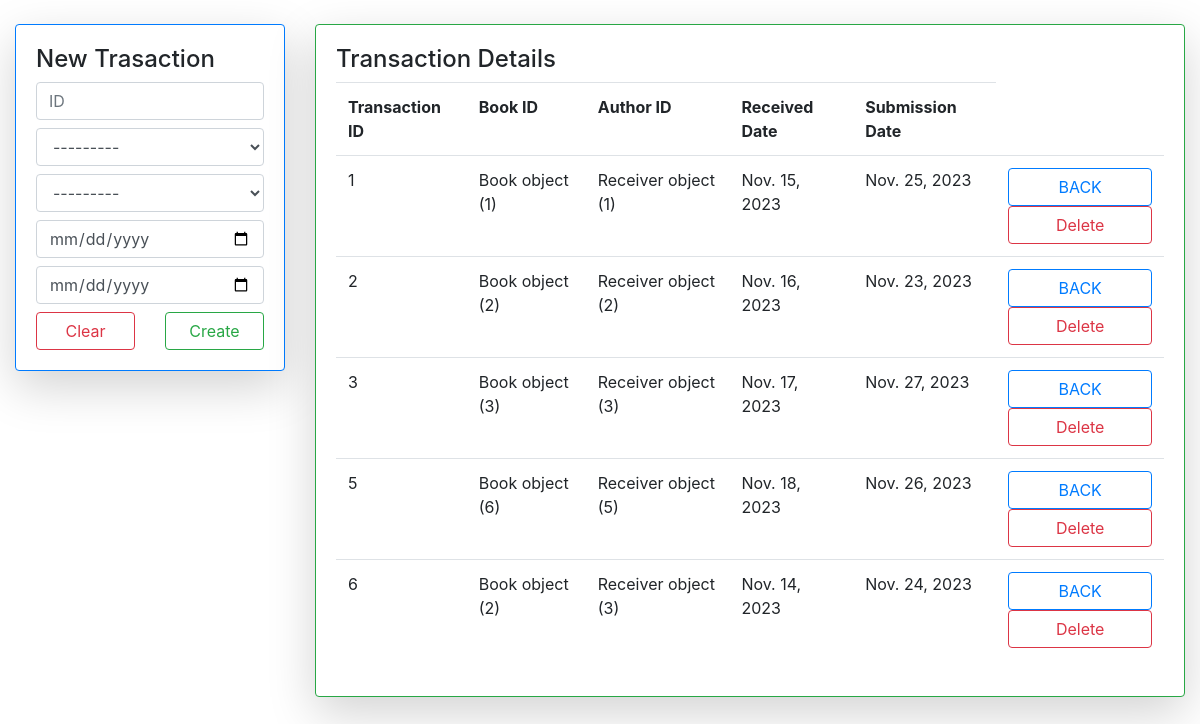
Page /t/ on the committed database.
### library/models.py (models this page shows)
class Book(models.Model):
	bookid=models.IntegerField(primary_key=True)
	title=models.CharField(max_length=300)
	isbn=models.CharField(max_length=20)
	year=models.DateField(null=True)
	size=models.IntegerField()
	authorid=models.ForeignKey(Author,on_delete=models.CASCADE)

class Receiver(models.Model):
	sid=models.IntegerField(primary_key=True)
	firstname=models.CharField(max_length=50)
	lastname=models.CharField(max_length=50)
	email=models.CharField(max_length=300)
	phonenumber=models.CharField(max_length=15)

class Transactionn(models.Model):
	transactionid=models.IntegerField(primary_key=True)
	bookid=models.ForeignKey(Book,on_delete=models.CASCADE)
	sid=models.ForeignKey(Receiver,on_delete=models.CASCADE)
	receiveddate=models.DateField(null=True)
	submissiondate=models.DateField(null=True)

### library/views.py (the view)
# urls.py: path('t/',views.transaction,name="trasaction"),
def transaction(request):
	a=Transactionn.objects.all()
	if request.method=="POST":
		n=Dform(request.POST)
		if n.is_valid():
			n.save()
			return redirect("trasaction")
	n=Dform()
	return render(request,"tnr/trasaction.html",{'k':n,'e':a})

### library/forms.py
class Dform(forms.ModelForm):
	class Meta:
		model=Transactionn
		fields=["transactionid","bookid","sid","receiveddate","submissiondate"]
		widgets={
		"transactionid":forms.NumberInput(
			attrs={"class":"form-control my-2","placeholder":"ID"
			}),
		"bookid":forms.Select(
			attrs={"class":"form-control my-2","placeholder":"Bookid"
			}),
		"sid":forms.Select(
			attrs={"class":"form-control my-2","placeholder":"Student id"
			}),
		"receiveddate":forms.DateInput(
			attrs={"class":"form-control my-2","type":"Date","placeholder":"Received Date"
			}),
		"submissiondate":forms.DateInput(
			attrs={"class":"form-control my-2","type":"Date","placeholder":"Submmission date"
			})
		}

### library/templates/tnr/trasaction.html (shortened to what this page needs)
{% load static %}
<!DOCTYPE html>
<html>
<head>
	<link rel="stylesheet" type="text/css" href="{% static 'css/bootstrap.min.css' %}">
</head>
<body>
	<div class="container-fluid mt-4">
		<div class="row">
			<div class="col-md-3">
				<div class="card shadow-lg boder border-primary">
					<div class="card-body">
						<h4>New Trasaction</h4>
						<form method="post">
							{% for i in k %}
								{{i}}
							{% endfor %}
							<div class="row">
								<div class="col">
									<input type="reset" value="Clear" class="btn btn-outline-danger form-control">
								</div>
								<div class="col">
									<input type="submit" value="Create" class="btn btn-outline-success form-control">
								</div>
							</div>
						</form>
					</div>
				</div>
			</div>
			<div class="col">
				<div class="card shadow-lg border border-success">
					<div class="card-body">
						<h4>Transaction Details</h4>
						<table class="table">
							<tr>
								<th>Transaction ID</th>
								<th>Book ID</th>
								<th>Author ID</th>
								<th>Received Date</th>
								<th>Submission Date</th>
							</tr>
							{% for i in e %}
							<tr>
								<td>{{i.transactionid}}</td>
								<td>{{i.bookid}}</td>
								<td>{{i.sid}}</td>
								<td>{{i.receiveddate}}</td>
								<td>{{i.submissiondate}}</td>
								<td>
									<div class="row">
										<div class="col">
											<a href="{% url 'home' %}" class="btn btn-outline-primary form-control">BACK</a>
										</div>
										<div class="col">
											<a href="{% url 'transdel' i.transactionid %}" class="btn btn-outline-danger form-control">Delete</a>
										</div>
									</div>
								</td>
							</tr>
							{% endfor %}
						</table>
					</div>
				</div>
			</div>
		</div>
	</div>
</body>
</html>

### rows in the picture
Book: k "---------"
Receiver: k "---------"
Transactionn: transactionid "1", bookid "Book object (1)", sid "Receiver object (1)", receiveddate "Nov. 15, 2023", submissiondate "Nov. 25, 2023"
Transactionn: transactionid "2", bookid "Book object (2)", sid "Receiver object (2)", receiveddate "Nov. 16, 2023", submissiondate "Nov. 23, 2023"
Transactionn: transactionid "3", bookid "Book object (3)", sid "Receiver object (3)", receiveddate "Nov. 17, 2023", submissiondate "Nov. 27, 2023"
Transactionn: transactionid "5", bookid "Book object (6)", sid "Receiver object (5)", receiveddate "Nov. 18, 2023", submissiondate "Nov. 26, 2023"
Transactionn: transactionid "6", bookid "Book object (2)", sid "Receiver object (3)", receiveddate "Nov. 14, 2023", submissiondate "Nov. 24, 2023"
